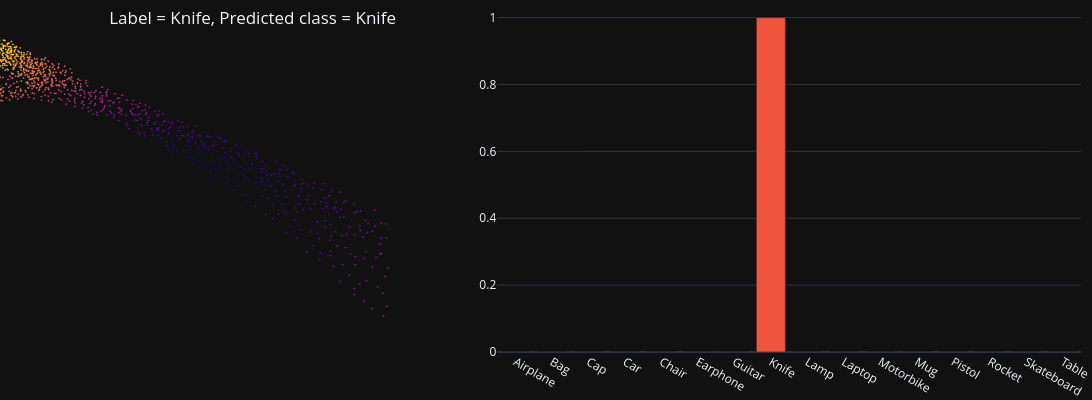

The notebook cell saved with this chart:
### Markdown cell above
## Test on individual items

### Code cell
# Random test sample
test_sample = test_set[np.random.choice(np.arange(len(test_set)))]
batch_dict = collate_fn([test_sample])
x = batch_dict['points'].transpose(1, 2).to(device)

# Get model predictions
model_preds, _ = classifier(x)
predicted_class = torch.argmax(model_preds, axis=1).detach().cpu().numpy()[0]
predicted_class_name = class_id_name_map[predicted_class]
pred_class_probs = F.softmax(model_preds.flatten(), dim=None).detach().cpu().numpy()

# plot results
title = f"Label = {test_sample['class_name']}, Predicted class = {predicted_class_name}"
fig = make_subplots(rows=1, cols=2, specs=[[{"type": "scatter3d"}, {}]], column_widths=[0.4, 0.6])
fig.update_layout(template="plotly_dark", scene=PCD_SCENE, height = 400, width = 1200,
                title=title, title_x=0.1, title_y=0.97, margin=dict(r=0, b=0, l=0, t=0))    
fig.add_trace(plot_pc_data3d(x=test_sample['points'][:,0], y=test_sample['points'][:,1], z=test_sample['points'][:,2]), row=1, col=1)
fig.add_trace(go.Bar(x=list(class_name_id_map.keys()), y=pred_class_probs, showlegend=False), row=1, col=2)
fig.show()

### Figure 1 — Plotly figure (JSON) as saved in the notebook; plotly's stock layout.template omitted (floating-point values rounded to 4 significant figures; data arrays with more than 128 entries replaced by an {"elided": "..."} marker saying what was removed)
{"data": [{"hoverinfo": "skip", "marker": {"color": {"elided": "2500 float values"}, "opacity": 1, "size": 1}, "mode": "markers", "scene": "scene", "showlegend": false, "type": "scatter3d", "x": {"elided": "2500 float values"}, "y": {"elided": "2500 float values"}, "z": {"elided": "2500 float values"}}, {"showlegend": false, "type": "bar", "x": ["Airplane", "Bag", "Cap", "Car", "Chair", "Earphone", "Guitar", "Knife", "Lamp", "Laptop", "Motorbike", "Mug", "Pistol", "Rocket", "Skateboard", "Table"], "xaxis": "x", "y": [4.281e-07, 1.477e-07, 2.547e-07, 2.124e-07, 8.549e-07, 6.677e-08, 9.301e-05, 0.9999, 1.175e-07, 9.988e-08, 1.07e-06, 1.714e-07, 1.05e-07, 3.141e-07, 7.543e-08, 1.646e-07], "yaxis": "y"}], "layout": {"height": 400, "margin": {"b": 0, "l": 0, "r": 0, "t": 0}, "scene": {"aspectmode": "data", "domain": {"x": [0, 0.36], "y": [0, 1]}, "xaxis": {"visible": false}, "yaxis": {"visible": false}, "zaxis": {"visible": false}}, "title": {"text": "Label = Knife, Predicted class = Knife", "x": 0.1, "y": 0.97}, "width": 1200, "xaxis": {"anchor": "y", "domain": [0.46, 1]}, "yaxis": {"anchor": "x", "domain": [0, 1]}}}
